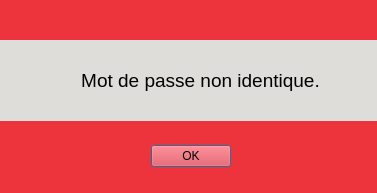
<?xml version="1.0" encoding="UTF-8"?>
<ui version="4.0">
 <class>w_warningDlg</class>
 <widget class="QDialog" name="w_warningDlg">
  <property name="geometry">
   <rect>
    <x>0</x>
    <y>0</y>
    <width>377</width>
    <height>193</height>
   </rect>
  </property>
  <property name="windowTitle">
   <string>Dialog</string>
  </property>
  <property name="styleSheet">
   <string notr="true">background-color: rgb(237, 51, 59);</string>
  </property>
  <widget class="QDialogButtonBox" name="buttonBox">
   <property name="geometry">
    <rect>
     <x>20</x>
     <y>140</y>
     <width>341</width>
     <height>32</height>
    </rect>
   </property>
   <property name="orientation">
    <enum>Qt::Orientation::Horizontal</enum>
   </property>
   <property name="standardButtons">
    <set>QDialogButtonBox::StandardButton::Ok</set>
   </property>
   <property name="centerButtons">
    <bool>true</bool>
   </property>
  </widget>
  <widget class="QLabel" name="label">
   <property name="geometry">
    <rect>
     <x>0</x>
     <y>40</y>
     <width>401</width>
     <height>81</height>
    </rect>
   </property>
   <property name="font">
    <font>
     <pointsize>14</pointsize>
     <fontweight>DemiBold</fontweight>
    </font>
   </property>
   <property name="layoutDirection">
    <enum>Qt::LayoutDirection::LeftToRight</enum>
   </property>
   <property name="styleSheet">
    <string notr="true">background-color: rgb(222, 221, 218);
color: rgb(0, 0, 0);</string>
   </property>
   <property name="text">
    <string>Mot de passe non identique.</string>
   </property>
   <property name="textFormat">
    <enum>Qt::TextFormat::AutoText</enum>
   </property>
   <property name="alignment">
    <set>Qt::AlignmentFlag::AlignCenter</set>
   </property>
   <property name="wordWrap">
    <bool>true</bool>
   </property>
  </widget>
 </widget>
 <resources/>
 <connections>
  <connection>
   <sender>buttonBox</sender>
   <signal>accepted()</signal>
   <receiver>w_warningDlg</receiver>
   <slot>accept()</slot>
   <hints>
    <hint type="sourcelabel">
     <x>248</x>
     <y>254</y>
    </hint>
    <hint type="destinationlabel">
     <x>157</x>
     <y>274</y>
    </hint>
   </hints>
  </connection>
  <connection>
   <sender>buttonBox</sender>
   <signal>rejected()</signal>
   <receiver>w_warningDlg</receiver>
   <slot>reject()</slot>
   <hints>
    <hint type="sourcelabel">
     <x>316</x>
     <y>260</y>
    </hint>
    <hint type="destinationlabel">
     <x>286</x>
     <y>274</y>
    </hint>
   </hints>
  </connection>
 </connections>
</ui>
